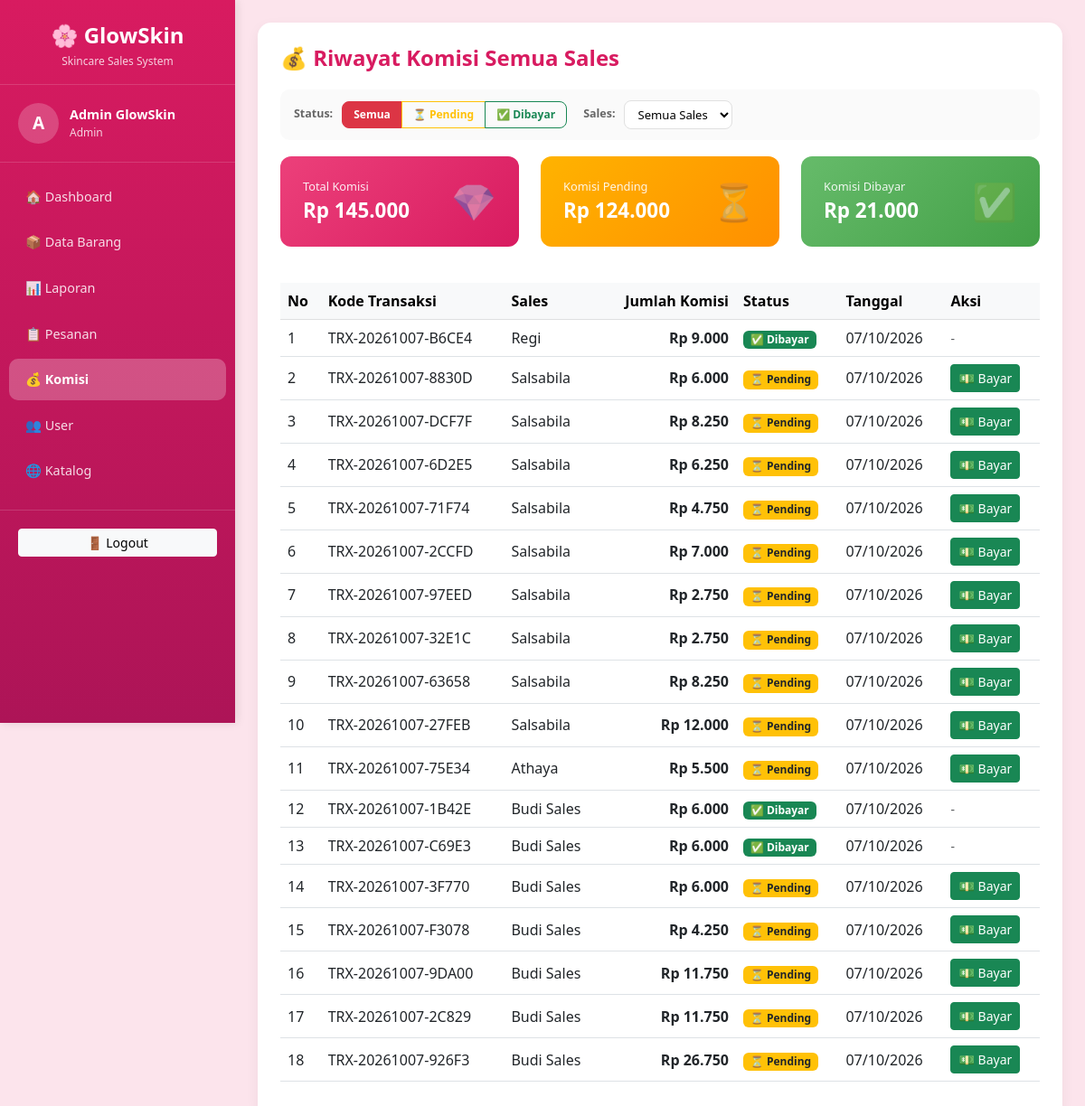
Screenshot of /views/komisi/index.php (signed in) with the database file from the repository.
### tables this page shows
CREATE TABLE `komisi` (
  `id_komisi` int(11) NOT NULL,
  `id_transaksi` int(11) NOT NULL,
  `id_user` int(11) NOT NULL,
  `jumlah_komisi` decimal(12,2) NOT NULL,
  `status` enum('Pending','Dibayar') DEFAULT 'Pending',
  `tanggal_komisi` date DEFAULT curdate()
);

CREATE TABLE `transaksi` (
  `id_transaksi` int(11) NOT NULL,
  `kode_transaksi` varchar(50) NOT NULL,
  `tanggal` datetime DEFAULT current_timestamp(),
  `id_user` int(11) NOT NULL,
  `nama_pelanggan` varchar(100) DEFAULT NULL,
  `metode_bayar` varchar(50) DEFAULT 'Cash',
  `total_bayar` decimal(12,2) NOT NULL,
  `uang_diterima` decimal(12,2) DEFAULT 0.00,
  `kembalian` decimal(12,2) DEFAULT 0.00
);

CREATE TABLE `users` (
  `id_user` int(11) NOT NULL,
  `nama_lengkap` varchar(100) NOT NULL,
  `username` varchar(50) NOT NULL,
  `password` varchar(255) NOT NULL,
  `role` enum('admin','sales') NOT NULL,
  `komisi_persen` decimal(5,2) DEFAULT 0.00,
  `created_at` timestamp NOT NULL DEFAULT current_timestamp()
);

### config/helper.php (called while the page is built, shortened)
<?php
function rupiah($angka) {
    return "Rp " . number_format($angka, 0, ',', '.');
}
?>

### views/komisi/index.php (the view, shortened to what this page needs)
<?php
require_once '../../config/koneksi.php';
require_once '../../config/helper.php';
$role    = $_SESSION['role'];
$filter_status = isset($_GET['filter']) ? $_GET['filter'] : 'semua';
$filter_sales  = isset($_GET['sales']) ? $_GET['sales'] : 'semua';
$where = [];
$where_sql = !empty($where) ? "WHERE " . implode(" AND ", $where) : "";
$query = "SELECT k.*, u.nama_lengkap, t.kode_transaksi
          FROM komisi k
          JOIN users u ON k.id_user = u.id_user
          JOIN transaksi t ON k.id_transaksi = t.id_transaksi
          $where_sql
          ORDER BY k.id_komisi DESC";
$result = mysqli_query($koneksi, $query);
$total_komisi = 0;
$total_pending = 0;
$total_dibayar = 0;
$data_komisi = [];
while ($row = mysqli_fetch_assoc($result)) {
    $total_komisi += $row['jumlah_komisi'];
    if ($row['status'] == 'Pending') $total_pending += $row['jumlah_komisi'];
    else $total_dibayar += $row['jumlah_komisi'];
    $data_komisi[] = $row;
}
?>
<!DOCTYPE html>
<html lang="id">
<head>
    <link href="https://cdn.jsdelivr.net/npm/bootstrap@5.3.0/dist/css/bootstrap.min.css" rel="stylesheet">
</head>
<body>
<?php include '../partials/sidebar.php'; ?>
<div class="main-content">
    <div class="page-card">
        <div class="page-header">
            <h4>💰 Riwayat Komisi <?= $role == 'sales' ? 'Saya' : 'Semua Sales'; ?></h4>
        </div>
        <div class="filter-bar">
            <label>Status:</label>
            <div class="btn-group">
                <a href="?filter=semua&sales=<?= $filter_sales; ?>"
                   class="btn <?= $filter_status == 'semua' ? 'btn-danger' : 'btn-outline-danger'; ?> btn-filter">Semua</a>
                <a href="?filter=pending&sales=<?= $filter_sales; ?>"
                   class="btn <?= $filter_status == 'pending' ? 'btn-warning' : 'btn-outline-warning'; ?> btn-filter">⏳ Pending</a>
                <a href="?filter=dibayar&sales=<?= $filter_sales; ?>"
                   class="btn <?= $filter_status == 'dibayar' ? 'btn-success' : 'btn-outline-success'; ?> btn-filter">✅ Dibayar</a>
            </div>
            <?php if ($role == 'admin'): ?>
            <label class="ms-2">Sales:</label>
            <form method="GET" style="display: inline-flex; gap: 5px; margin: 0;">
                <select name="sales" onchange="this.form.submit()">
                    <option value="semua" <?= $filter_sales == 'semua' ? 'selected' : ''; ?>>Semua Sales</option>
                </select>
            </form>
            <?php endif; ?>
        </div>
        <div class="row mb-4">
            <div class="col-md-4 mb-3">
                <div class="total-card" style="background: linear-gradient(135deg, #ec407a, #d81b60);">
                    <div>
                        <h6>Total Komisi</h6>
                        <h3><?= rupiah($total_komisi); ?></h3>
                    </div>
                    <div style="font-size: 2.5rem; opacity: 0.4;">💎</div>
                </div>
            </div>
            <div class="col-md-4 mb-3">
                <div class="total-card" style="background: linear-gradient(135deg, #ffb300, #ff8f00);">
                    <div>
                        <h6>Komisi Pending</h6>
                        <h3><?= rupiah($total_pending); ?></h3>
                    </div>
                    <div style="font-size: 2.5rem; opacity: 0.4;">⏳</div>
                </div>
            </div>
            <div class="col-md-4 mb-3">
                <div class="total-card" style="background: linear-gradient(135deg, #66bb6a, #43a047);">
                    <div>
                        <h6>Komisi Dibayar</h6>
                        <h3><?= rupiah($total_dibayar); ?></h3>
                    </div>
                    <div style="font-size: 2.5rem; opacity: 0.4;">✅</div>
                </div>
            </div>
        </div>
        <div class="table-responsive">
            <table class="table table-hover align-middle">
                <thead class="table-light">
                    <tr>
                        <th>No</th>
                        <th>Kode Transaksi</th>
                        <?php if ($role == 'admin'): ?><th>Sales</th><?php endif; ?>
                        <th class="text-end">Jumlah Komisi</th>
                        <th>Status</th>
                        <th>Tanggal</th>
                        <?php if ($role == 'admin'): ?><th>Aksi</th><?php endif; ?>
                    </tr>
                </thead>
                <tbody>
                    <?php $no = 1; foreach ($data_komisi as $row): ?>
                    <tr>
                        <td><?= $no++; ?></td>
                        <td><?= $row['kode_transaksi']; ?></td>
                        <?php if ($role == 'admin'): ?>
                            <td><?= $row['nama_lengkap']; ?></td>
                        <?php endif; ?>
                        <td class="text-end"><b><?= rupiah($row['jumlah_komisi']); ?></b></td>
                        <td>
                            <?php if ($row['status'] == 'Pending'): ?>
                                <span class="badge bg-warning text-dark">⏳ Pending</span>
                            <?php else: ?>
                                <span class="badge bg-success">✅ Dibayar</span>
                            <?php endif; ?>
                        </td>
                        <td><?= date('d/m/Y', strtotime($row['tanggal_komisi'])); ?></td>
                        <?php if ($role == 'admin'): ?>
                        <td>
                            <?php if ($row['status'] == 'Pending'): ?>
                                <a href="../../controllers/KomisiController.php?aksi=bayar&id=<?= $row['id_komisi']; ?>"
                                   class="btn btn-success btn-sm"
                                   onclick="return confirm('Tandai komisi ini sudah dibayar?')">
                                   💵 Bayar
                                </a>
                            <?php else: ?>
                                <span class="text-muted small">-</span>
                            <?php endif; ?>
                        </td>
                        <?php endif; ?>
                    </tr>
                    <?php endforeach; ?>
                </tbody>
            </table>
        </div>
    </div>
</div>
</body>
</html>

### views/komisi/index.php (style rules this page uses)
.page-card { border: none; border-radius: 15px; box-shadow: 0 5px 15px rgba(0,0,0,0.05); padding: 25px; background: white; }
.page-header { display: flex; justify-content: space-between; align-items: center; margin-bottom: 20px; flex-wrap: wrap; gap: 10px; }
.page-header h4 { margin: 0; color: #d81b60; font-weight: bold; }
.total-card { color: white; padding: 20px 25px; border-radius: 12px; display: flex; justify-content: space-between; align-items: center; height: 100%; }
.total-card h6 { margin: 0; opacity: 0.9; font-size: 0.8rem; }
.total-card h3 { margin: 5px 0 0; font-weight: bold; font-size: 1.4rem; }
.filter-bar { background: #fafafa; border-radius: 10px; padding: 12px 15px; margin-bottom: 18px; display: flex; gap: 10px; flex-wrap: wrap; align-items: center; }
.filter-bar label { font-size: 0.78rem; font-weight: 600; color: #666; margin: 0; }
.filter-bar select, .filter-bar .btn-group { font-size: 0.82rem; }
.filter-bar select { padding: 5px 10px; border-radius: 8px; border: 1.5px solid #e0e0e0; background: white; }
.btn-filter { font-size: 0.75rem; padding: 5px 12px; border-radius: 8px; font-weight: 600; }

### views/partials/sidebar.php (style rules this page uses)
* { box-sizing: border-box; }
html, body { margin: 0; padding: 0; width: 100%; overflow-x: hidden; }
body { background-color: #fce4ec; font-family: 'Segoe UI', sans-serif; }
.main-content { margin-left: 260px; padding: 25px; min-height: 100vh; max-width: calc(100% - 260px); overflow-x: hidden; }
.page-card, .kasir-card { border: none; border-radius: 15px; box-shadow: 0 5px 15px rgba(0,0,0,0.05); background: white; }

### rows the page displays
komisi: id_transaksi.kode_transaksi "TRX-20261007-B6CE4", id_user.nama_lengkap "Regi", jumlah_komisi "Rp 9.000", status "✅ Dibayar", tanggal_komisi "07/10/2026"
komisi: id_transaksi.kode_transaksi "TRX-20261007-8830D", id_user.nama_lengkap "Salsabila", jumlah_komisi "Rp 6.000", status "⏳ Pending", tanggal_komisi "07/10/2026"
komisi: id_transaksi.kode_transaksi "TRX-20261007-DCF7F", id_user.nama_lengkap "Salsabila", jumlah_komisi "Rp 8.250", status "⏳ Pending", tanggal_komisi "07/10/2026"
komisi: id_transaksi.kode_transaksi "TRX-20261007-6D2E5", id_user.nama_lengkap "Salsabila", jumlah_komisi "Rp 6.250", status "⏳ Pending", tanggal_komisi "07/10/2026"
komisi: id_transaksi.kode_transaksi "TRX-20261007-71F74", id_user.nama_lengkap "Salsabila", jumlah_komisi "Rp 4.750", status "⏳ Pending", tanggal_komisi "07/10/2026"
komisi: id_transaksi.kode_transaksi "TRX-20261007-2CCFD", id_user.nama_lengkap "Salsabila", jumlah_komisi "Rp 7.000", status "⏳ Pending", tanggal_komisi "07/10/2026"
komisi: id_transaksi.kode_transaksi "TRX-20261007-97EED", id_user.nama_lengkap "Salsabila", jumlah_komisi "Rp 2.750", status "⏳ Pending", tanggal_komisi "07/10/2026"
komisi: id_transaksi.kode_transaksi "TRX-20261007-32E1C", id_user.nama_lengkap "Salsabila", jumlah_komisi "Rp 2.750", status "⏳ Pending", tanggal_komisi "07/10/2026"
komisi: id_transaksi.kode_transaksi "TRX-20261007-63658", id_user.nama_lengkap "Salsabila", jumlah_komisi "Rp 8.250", status "⏳ Pending", tanggal_komisi "07/10/2026"
komisi: id_transaksi.kode_transaksi "TRX-20261007-27FEB", id_user.nama_lengkap "Salsabila", jumlah_komisi "Rp 12.000", status "⏳ Pending", tanggal_komisi "07/10/2026"
komisi: id_transaksi.kode_transaksi "TRX-20261007-75E34", id_user.nama_lengkap "Athaya", jumlah_komisi "Rp 5.500", status "⏳ Pending", tanggal_komisi "07/10/2026"
komisi: id_transaksi.kode_transaksi "TRX-20261007-1B42E", id_user.nama_lengkap "Budi Sales", jumlah_komisi "Rp 6.000", status "✅ Dibayar", tanggal_komisi "07/10/2026"
komisi: id_transaksi.kode_transaksi "TRX-20261007-C69E3", id_user.nama_lengkap "Budi Sales", jumlah_komisi "Rp 6.000", status "✅ Dibayar", tanggal_komisi "07/10/2026"
komisi: id_transaksi.kode_transaksi "TRX-20261007-3F770", id_user.nama_lengkap "Budi Sales", jumlah_komisi "Rp 6.000", status "⏳ Pending", tanggal_komisi "07/10/2026"
komisi: id_transaksi.kode_transaksi "TRX-20261007-F3078", id_user.nama_lengkap "Budi Sales", jumlah_komisi "Rp 4.250", status "⏳ Pending", tanggal_komisi "07/10/2026"
komisi: id_transaksi.kode_transaksi "TRX-20261007-9DA00", id_user.nama_lengkap "Budi Sales", jumlah_komisi "Rp 11.750", status "⏳ Pending", tanggal_komisi "07/10/2026"
komisi: id_transaksi.kode_transaksi "TRX-20261007-2C829", id_user.nama_lengkap "Budi Sales", jumlah_komisi "Rp 11.750", status "⏳ Pending", tanggal_komisi "07/10/2026"
komisi: id_transaksi.kode_transaksi "TRX-20261007-926F3", id_user.nama_lengkap "Budi Sales", jumlah_komisi "Rp 26.750", status "⏳ Pending", tanggal_komisi "07/10/2026"

### other values shown
$inisial "A"
$_SESSION['nama_lengkap'] "Admin GlowSkin"
$_SESSION['role'] "Admin"
rupiah($total_komisi) "Rp 145.000"
rupiah($total_pending) "Rp 124.000"
rupiah($total_dibayar) "Rp 21.000"
